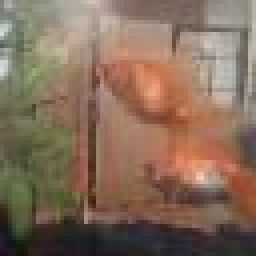
#> input picture Fishes_TEST/n01443537_470.JPEG, 64 x 64 px (shown 4 times larger); its folder holds only this picture in this run
$ python ColourDist.py
#> lines starting #> are read from the running program, lines starting #| are printed output that depends on the picture
import cv2
import os
import numpy as np
from mpl_toolkits.mplot3d import Axes3D
import matplotlib.pyplot as plt

train = 'Fishes_TEST'
test  = 'Fishes_TEST'

train_images = os.listdir(train)
train_images = np.random.choice(train_images, 20)
colours		= []
intensity 	= []
for image in train_images:

	print(image)
	img 	= cv2.imread(train + '/' + image)
#> img is the input picture: shape (64, 64, 3); mean B, G, R 90.2, 108.4, 132.7
	bgimg 	= cv2.imread(train + '/' + image, 0)
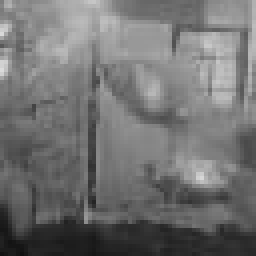
#> bgimg: shape (64, 64) (shown 4 times larger); min 16, max 219, mean 113.6
	bgimg 	= bgimg.flatten()
#> bgimg = 4096 values, max 219 at index 1088, min 16 at index 4037, mean 113.6

	colours		+= img.reshape(64*64, -1).tolist()
#> colours = 4096 items, first 6: [125, 125, 125], [161, 163, 163], [165, 170, 169], [136, 144, 143], [126, 137, 135], [131, 145, 143]
	intensity 	+= bgimg.tolist()
#> intensity has the same summary as bgimg

fig = plt.figure()
ax = fig.add_subplot(111, projection='3d')

iterator = 0
for values in colours:
	print(iterator, len(colours))
#> (the run stopped early here; a loop or call above may not have finished)
